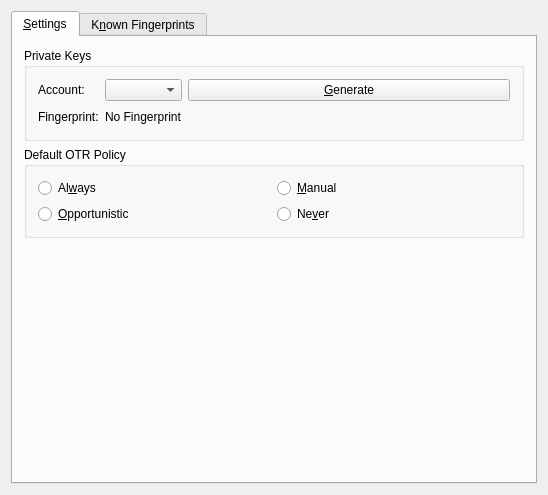
<ui version="4.0" >
 <class>OTRPrefsUI</class>
 <widget class="QWidget" name="OTRPrefsUI" >
  <property name="geometry" >
   <rect>
    <x>0</x>
    <y>0</y>
    <width>548</width>
    <height>495</height>
   </rect>
  </property>
  <property name="windowTitle" >
   <string>OTR Plugin Preferences</string>
  </property>
  <layout class="QGridLayout" >
   <item row="0" column="0" >
    <widget class="QTabWidget" name="twSettings" >
     <property name="currentIndex" >
      <number>0</number>
     </property>
     <widget class="QWidget" name="settings" >
      <attribute name="title" >
       <string>&amp;Settings</string>
      </attribute>
      <layout class="QGridLayout" >
       <item row="0" column="0" >
        <widget class="QGroupBox" name="groupBox1" >
         <property name="sizePolicy" >
          <sizepolicy vsizetype="Fixed" hsizetype="Expanding" >
           <horstretch>0</horstretch>
           <verstretch>0</verstretch>
          </sizepolicy>
         </property>
         <property name="title" >
          <string>Private Keys</string>
         </property>
         <layout class="QGridLayout" >
          <item row="0" column="0" >
           <widget class="QLabel" name="textLabel2" >
            <property name="text" >
             <string>Account:</string>
            </property>
            <property name="wordWrap" >
             <bool>false</bool>
            </property>
           </widget>
          </item>
          <item row="0" column="1" >
           <widget class="QComboBox" name="cbKeys" >
            <property name="maximumSize" >
             <size>
              <width>400</width>
              <height>32767</height>
             </size>
            </property>
           </widget>
          </item>
          <item row="0" column="2" >
           <widget class="QPushButton" name="btGenFingerprint" >
            <property name="text" >
             <string>&amp;Generate</string>
            </property>
           </widget>
          </item>
          <item row="1" column="0" >
           <widget class="QLabel" name="label" >
            <property name="text" >
             <string>Fingerprint:</string>
            </property>
           </widget>
          </item>
          <item row="1" column="1" >
           <widget class="QLabel" name="tlFingerprint" >
            <property name="frameShape" >
             <enum>QFrame::NoFrame</enum>
            </property>
            <property name="text" >
             <string>No Fingerprint</string>
            </property>
            <property name="alignment" >
             <set>Qt::AlignVCenter</set>
            </property>
            <property name="wordWrap" >
             <bool>false</bool>
            </property>
            <property name="textInteractionFlags" >
             <set>Qt::LinksAccessibleByMouse|Qt::NoTextInteraction|Qt::TextSelectableByMouse</set>
            </property>
           </widget>
          </item>
          <item row="1" column="2" >
           <spacer>
            <property name="orientation" >
             <enum>Qt::Horizontal</enum>
            </property>
            <property name="sizeHint" >
             <size>
              <width>71</width>
              <height>20</height>
             </size>
            </property>
           </spacer>
          </item>
         </layout>
        </widget>
       </item>
       <item row="1" column="0" >
        <widget class="QGroupBox" name="gbPolicy" >
         <property name="title" >
          <string>Default OTR Policy</string>
         </property>
         <layout class="QGridLayout" >
          <item row="0" column="0" >
           <widget class="QRadioButton" name="kcfg_rbAlways" >
            <property name="toolTip" >
             <string>Always encrypt messages</string>
            </property>
            <property name="text" >
             <string>Al&amp;ways</string>
            </property>
            <property name="checked" >
             <bool>false</bool>
            </property>
           </widget>
          </item>
          <item row="0" column="1" >
           <widget class="QRadioButton" name="kcfg_rbManual" >
            <property name="toolTip" >
             <string>Encrypt messages if the other side requests an OTR connection</string>
            </property>
            <property name="text" >
             <string>&amp;Manual</string>
            </property>
            <property name="checked" >
             <bool>false</bool>
            </property>
           </widget>
          </item>
          <item row="1" column="0" >
           <widget class="QRadioButton" name="kcfg_rbOpportunistic" >
            <property name="toolTip" >
             <string>Encrypt messages automatically if the other side supports OTR</string>
            </property>
            <property name="text" >
             <string>&amp;Opportunistic</string>
            </property>
           </widget>
          </item>
          <item row="1" column="1" >
           <widget class="QRadioButton" name="kcfg_rbNever" >
            <property name="toolTip" >
             <string>Never encrypt messages</string>
            </property>
            <property name="text" >
             <string>Ne&amp;ver</string>
            </property>
           </widget>
          </item>
         </layout>
        </widget>
       </item>
       <item row="2" column="0" >
        <spacer>
         <property name="orientation" >
          <enum>Qt::Vertical</enum>
         </property>
         <property name="sizeHint" >
          <size>
           <width>20</width>
           <height>161</height>
          </size>
         </property>
        </spacer>
       </item>
      </layout>
     </widget>
     <widget class="QWidget" name="fingerprints" >
      <attribute name="title" >
       <string>K&amp;nown Fingerprints</string>
      </attribute>
      <layout class="QGridLayout" >
       <item row="0" column="0" colspan="2" >
        <widget class="QTableWidget" name="tbFingerprints" >
         <property name="focusPolicy" >
          <enum>Qt::WheelFocus</enum>
         </property>
         <property name="editTriggers" >
          <set>QAbstractItemView::NoEditTriggers</set>
         </property>
         <property name="selectionMode" >
          <enum>QAbstractItemView::SingleSelection</enum>
         </property>
         <property name="selectionBehavior" >
          <enum>QAbstractItemView::SelectRows</enum>
         </property>
         <property name="columnCount" >
          <number>5</number>
         </property>
         <column>
          <property name="text" >
           <string>Contact ID</string>
          </property>
         </column>
         <column>
          <property name="text" >
           <string>Status</string>
          </property>
         </column>
         <column>
          <property name="text" >
           <string>Verified</string>
          </property>
         </column>
         <column>
          <property name="text" >
           <string>Fingerprint</string>
          </property>
         </column>
         <column>
          <property name="text" >
           <string>Protocol</string>
          </property>
         </column>
        </widget>
       </item>
       <item row="1" column="0" >
        <widget class="QPushButton" name="btVerify" >
         <property name="enabled" >
          <bool>true</bool>
         </property>
         <property name="text" >
          <string>&amp;Verify Fingerprint</string>
         </property>
        </widget>
       </item>
       <item row="1" column="1" >
        <widget class="QPushButton" name="btForget" >
         <property name="enabled" >
          <bool>false</bool>
         </property>
         <property name="text" >
          <string>F&amp;orget Fingerprint</string>
         </property>
        </widget>
       </item>
      </layout>
     </widget>
    </widget>
   </item>
  </layout>
 </widget>
 <layoutdefault spacing="6" margin="11" />
  <resources/>
 <connections/>
</ui>
